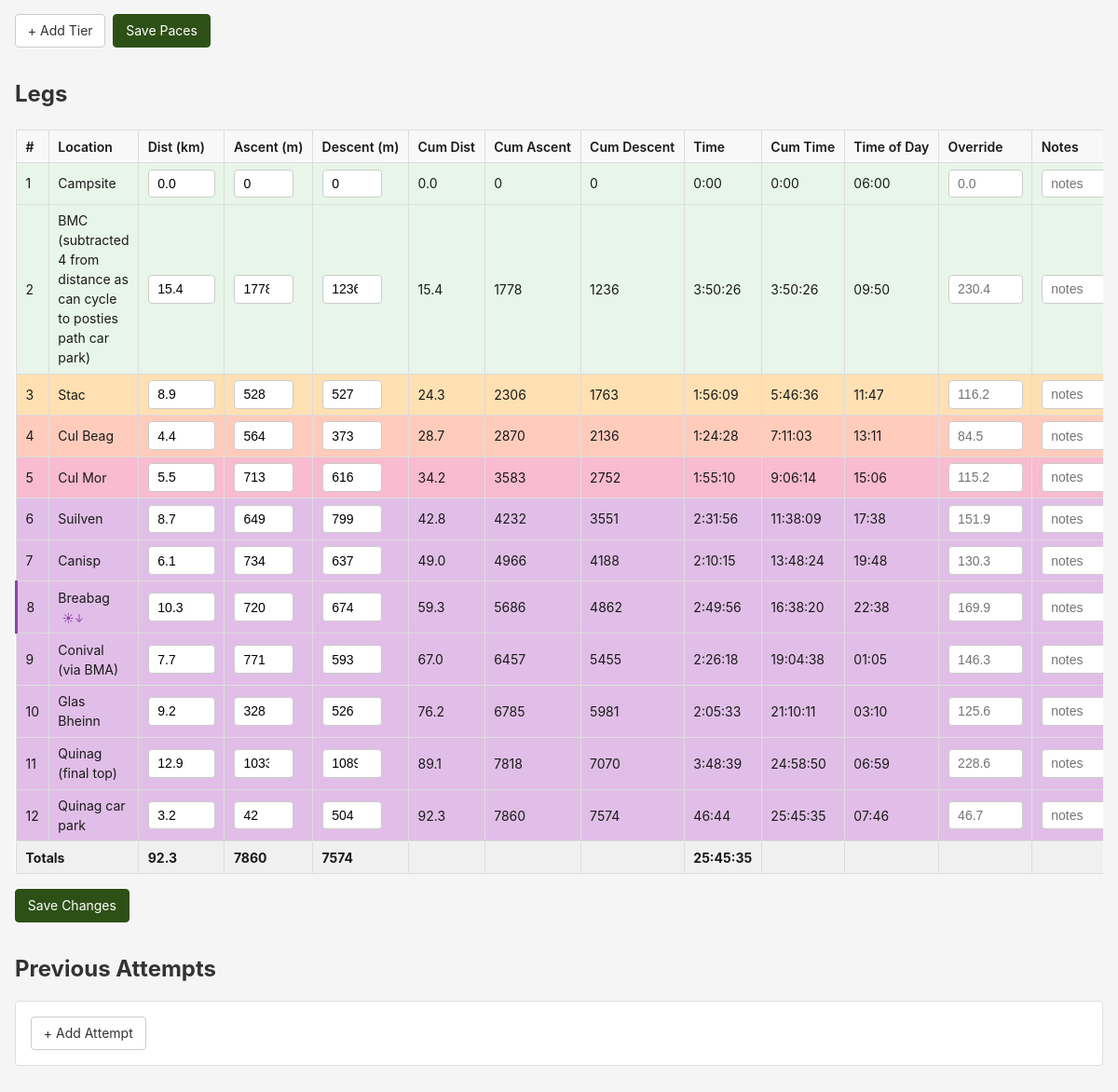
The page /bigruns/7 (lower part) on the database as committed earlier.
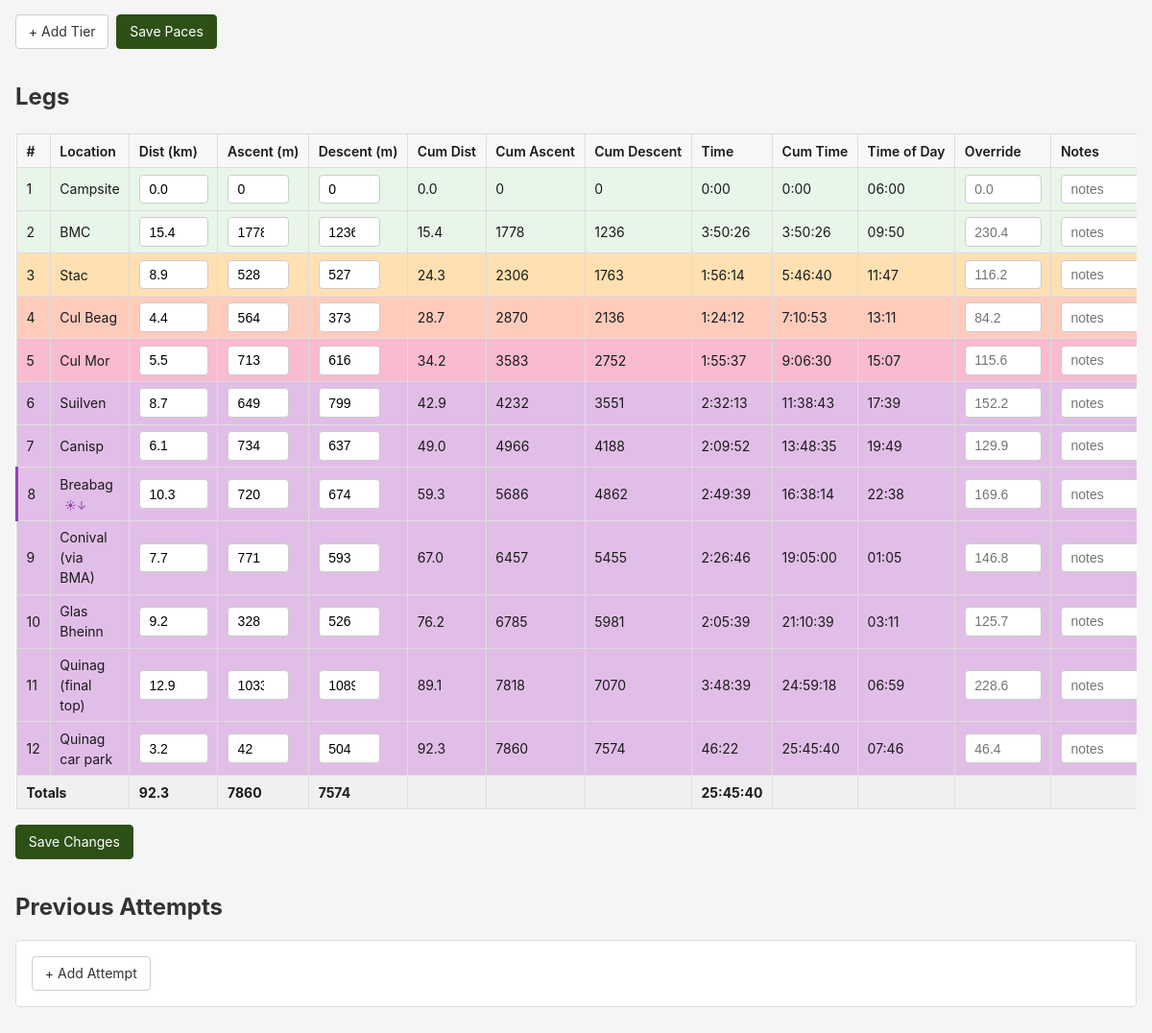
The same page on the database as committed later.
### walks/models.py (models this page shows)
class Leg(db.Model):
    __tablename__ = 'legs'
    id = db.Column(db.Integer, primary_key=True)
    route_id = db.Column(db.Integer, db.ForeignKey('routes.id', ondelete='CASCADE'), nullable=False)
    leg_num = db.Column(db.Integer, nullable=False)
    location = db.Column(db.Text, nullable=False)
    distance_km = db.Column(db.Float, nullable=False, default=0)
    ascent_m = db.Column(db.Float, nullable=False, default=0)
    descent_m = db.Column(db.Float, nullable=False, default=0)
    notes = db.Column(db.Text, default='')

### walks/routes.py (the view, shortened to what this page needs)
@bp.route('/<int:route_id>')
def route_detail(route_id: int) -> str | WerkzeugResponse:
    route = db.session.get(Route, route_id)
    if not route:
        flash('Route not found.', 'error')
        return redirect(url_for('walks.route_list'))
    legs = Leg.query.filter_by(route_id=route_id).order_by(Leg.leg_num).all()
    pace_tiers = (
        PaceTier.query
        .filter_by(route_id=route_id)
        .order_by(
            db.case((PaceTier.up_to_minutes.is_(None), 1), else_=0),
            PaceTier.up_to_minutes,
        )
        .all()
    )
    overrides_rows = (
        TimeOverride.query
        .filter_by(route_id=route_id)
        .all()
    )
    overrides = {r.leg_id: r.override_minutes for r in overrides_rows}
    legs_data = [
        {
            'id': l.id, 'route_id': l.route_id, 'leg_num': l.leg_num,
            'location': l.location, 'distance_km': l.distance_km,
            'ascent_m': l.ascent_m, 'descent_m': l.descent_m, 'notes': l.notes,
        }
        for l in legs
    ]
    tiers_data = [
        {
            'id': t.id, 'route_id': t.route_id, 'up_to_minutes': t.up_to_minutes,
            'flat_pace_min_per_km': t.flat_pace_min_per_km,
            'ascent_pace_min_per_125m': t.ascent_pace_min_per_125m,
            'descent_pace_min_per_375m': t.descent_pace_min_per_375m,
        }
        for t in pace_tiers
    ]
    start_time_minutes = None
    if route.start_time:
        parts = route.start_time.split(':')
        if len(parts) == 2:
            start_time_minutes = int(parts[0]) * 60 + int(parts[1])
    calculated = calculate_leg_times(legs_data, tiers_data, overrides, start_time_minutes)
    totals = {
        'distance_km': sum(l['distance_km'] for l in calculated),
        'ascent_m': sum(l['ascent_m'] for l in calculated),
        'descent_m': sum(l['descent_m'] for l in calculated),
        'time': sum(l['time'] for l in calculated),
    }
    solar: SolarResult | None = None
    solar_events: SolarEventsDict = {'sunrise_leg': None, 'sunset_leg': None}
    if route.start_date and route.latitude and route.longitude:
        solar = solar_times(route.latitude, route.longitude, route.start_date)
        if solar and start_time_minutes is not None:
            solar_events = find_solar_events(calculated, start_time_minutes, solar)
    attempts = (
        Attempt.query
        .filter_by(route_id=route_id)
        .order_by(Attempt.date.desc())
        .all()
    )
    attempts_data = []
    attempts_json = json.dumps(attempts_data, default=str)
    calculated_json = json.dumps(calculated, default=str)
    return render_template('walks/detail.html',
                           route=route,
                           legs=calculated,
                           pace_tiers=tiers_data,
                           totals=totals,
                           solar=solar,
                           solar_events=solar_events,
                           attempts=attempts_data,
                           attempts_json=attempts_json,
                           calculated_json=calculated_json,
                           format_time=format_time,
                           format_time_of_day=format_time_of_day,
                           format_diff=format_diff)

### walks/calc.py (called while the page is built)
def get_tier_for_time(
    pace_tiers: list[TierDict], cumulative_minutes: float
) -> tuple[int, TierDict | None]:
    for i, tier in enumerate(pace_tiers):
        if tier['up_to_minutes'] is None or cumulative_minutes < tier['up_to_minutes']:
            return i, tier
    return (len(pace_tiers) - 1, pace_tiers[-1]) if pace_tiers else (0, None)

def format_time(minutes: float | None) -> str:
    if minutes is None:
        return ''
    total_seconds = int(round(minutes * 60))
    hours = total_seconds // 3600
    mins = (total_seconds % 3600) // 60
    secs = total_seconds % 60
    if hours > 0:
        return f'{hours}:{mins:02d}:{secs:02d}'
    return f'{mins}:{secs:02d}'

def format_time_of_day(minutes: float | None) -> str:
    if minutes is None:
        return ''
    total_min = int(round(minutes))
    h = (total_min // 60) % 24
    m = total_min % 60
    return f'{h:02d}:{m:02d}'

### walks/solar.py (called while the page is built)
def _is_bst(date: datetime) -> bool:
    year = date.year
    march_last = datetime(year, 3, 31)
    bst_start = march_last - timedelta(days=march_last.weekday() + 1 % 7)
    if march_last.weekday() == 6:
        bst_start = march_last
    else:
        bst_start = march_last - timedelta(days=(march_last.weekday() + 1) % 7)
    oct_last = datetime(year, 10, 31)
    if oct_last.weekday() == 6:
        bst_end = oct_last
    else:
        bst_end = oct_last - timedelta(days=(oct_last.weekday() + 1) % 7)
    return bst_start <= date < bst_end

def _hours_to_hhmm(hours: float) -> str:
    h = int(hours)
    m = int(round((hours - h) * 60))
    if m == 60:
        h += 1
        m = 0
    return f'{h:02d}:{m:02d}'

### walks/templates/walks/detail.html (shortened to what this page needs)
{% extends "base.html" %}
{% block content %}
<section class="section">
    <form method="POST" action="{{ url_for('walks.save_paces', route_id=route.id) }}">
        <div class="form-actions">
            <button type="button" class="btn" onclick="addPaceTier()">+ Add Tier</button>
            <button type="submit" class="btn btn-primary">Save Paces</button>
        </div>
    </form>
</section>
<section class="section">
    <h2>Legs</h2>
    <form method="POST" action="{{ url_for('walks.save_legs', route_id=route.id) }}">
    <div class="table-scroll">
    <table class="legs-table">
        <thead>
            <tr>
                <th>#</th>
                <th>Location</th>
                <th>Dist (km)</th>
                <th>Ascent (m)</th>
                <th>Descent (m)</th>
                <th>Cum Dist</th>
                <th>Cum Ascent</th>
                <th>Cum Descent</th>
                <th>Time</th>
                <th>Cum Time</th>
                {% if route.start_time %}<th>Time of Day</th>{% endif %}
                <th>Override</th>
                <th>Notes</th>
            </tr>
        </thead>
        <tbody>
            {% for leg in legs %}
            {% set is_sunrise = solar_events.sunrise_leg == leg.leg_num %}
            {% set is_sunset = solar_events.sunset_leg == leg.leg_num %}
            <tr class="pace-tier-{{ leg.tier_index }} {{ 'overridden' if leg.override is not none else '' }} {{ 'sunrise-leg' if is_sunrise else '' }} {{ 'sunset-leg' if is_sunset else '' }}">
                <td>{{ leg.leg_num }}</td>
                <td>
                    {{ leg.location }}
                    {% if is_sunset %}<span class="solar-badge sunset-badge" title="Sunset during this leg">☀↓</span>{% endif %}
                </td>
                <td><input type="number" step="0.1" name="distance_{{ leg.id }}" value="{{ '%.1f' | format(leg.distance_km) }}" class="stat-input"></td>
                <td><input type="number" step="1" name="ascent_{{ leg.id }}" value="{{ '%.0f' | format(leg.ascent_m) }}" class="stat-input stat-input-narrow"></td>
                <td><input type="number" step="1" name="descent_{{ leg.id }}" value="{{ '%.0f' | format(leg.descent_m) }}" class="stat-input stat-input-narrow"></td>
                <td>{{ '%.1f' | format(leg.cumulative_distance) }}</td>
                <td>{{ '%.0f' | format(leg.cumulative_ascent) }}</td>
                <td>{{ '%.0f' | format(leg.cumulative_descent) }}</td>
                <td>{{ format_time(leg.time) }}</td>
                <td>{{ format_time(leg.cumulative_time) }}</td>
                {% if route.start_time %}<td>{{ format_time_of_day(leg.time_of_day) }}</td>{% endif %}
                <td>
                    <input type="number" step="0.1" name="override_{{ leg.id }}"
                           value="{{ leg.override if leg.override is not none else '' }}"
                           placeholder="{{ '%.1f' | format(leg.calc_time) }}"
                           class="override-input">
                </td>
                <td><input type="text" name="notes_{{ leg.id }}" value="{{ leg.notes }}" class="notes-input-inline" placeholder="notes"></td>
            </tr>
            {% endfor %}
        </tbody>
        <tfoot>
            <tr class="totals-row">
                <td colspan="2"><strong>Totals</strong></td>
                <td><strong>{{ '%.1f' | format(totals.distance_km) }}</strong></td>
                <td><strong>{{ '%.0f' | format(totals.ascent_m) }}</strong></td>
                <td><strong>{{ '%.0f' | format(totals.descent_m) }}</strong></td>
                <td></td>
                <td></td>
                <td></td>
                <td><strong>{{ format_time(totals.time) }}</strong></td>
                <td></td>
                {% if route.start_time %}<td></td>{% endif %}
                <td></td>
                <td></td>
            </tr>
        </tfoot>
    </table>
    </div>
    <button type="submit" class="btn btn-primary" style="margin-top: 0.5rem;">Save Changes</button>
    </form>
</section>
<section class="section">
    <h2>Previous Attempts</h2>
    <details class="add-attempt">
        <summary class="btn">+ Add Attempt</summary>
    </details>
</section>
{% endblock %}

### templates/base.html (shortened to what this page needs)
<!DOCTYPE html>
<html lang="en">
<head>
    <link rel="stylesheet" href="{{ url_for('static', filename='style.css') }}">
</head>
<body>
    <main>
        {% block content %}{% endblock %}
    </main>
</body>
</html>

### static/style.css (style rules this page uses)
* { box-sizing: border-box; margin: 0; padding: 0; }
body { font-family: -apple-system, BlinkMacSystemFont, "Segoe UI", Roboto, sans-serif; line-height: 1.5; color: #1a1a1a; background: #f5f5f5; max-width: 1200px; margin: 0 auto; padding: 0 1rem; }
h2 { margin: 1.5rem 0 0.75rem; color: #333; }
.btn { display: inline-flex; align-items: center; justify-content: center; height: 2.25rem; padding: 0 0.8rem; border: 1px solid #ccc; border-radius: 4px; background: #fff; color: #333; text-decoration: none; font-size: 0.875rem; font-family: inherit; line-height: 1; cursor: pointer; }
.btn-primary { background: #2d5016; color: #fff; border-color: #2d5016; }
table { width: 100%; border-collapse: collapse; background: #fff; margin: 0.5rem 0; }
th { background: #f8f8f8; font-weight: 600; white-space: nowrap; }
.totals-row { background: #f0f0f0; font-weight: 600; }
input[type="text"], input[type="number"], input[type="date"], input[type="time"], textarea, select { padding: 0.4rem 0.6rem; border: 1px solid #ccc; border-radius: 4px; font-size: 0.875rem; width: 100%; }
input[type="number"] { width: 6rem; }
.form-actions { margin-top: 1rem; display: flex; gap: 0.5rem; }
.override-input { width: 5rem !important; }
.section { margin-bottom: 2rem; }
.add-attempt { margin-top: 1rem; background: #fff; border: 1px solid #ddd; border-radius: 4px; padding: 1rem; }
.add-attempt summary { cursor: pointer; }
.solar-badge { font-size: 0.75rem; margin-left: 0.3rem; vertical-align: middle; }
.sunset-badge { color: #8e44ad; }
.sunset-leg { border-left: 3px solid #8e44ad; }
.table-scroll { overflow-x: auto; }
.notes-input-inline { min-width: 14rem; font-size: 0.8rem; }
.stat-input { width: 4.5rem !important; }
.stat-input-narrow { width: 4rem !important; }

Rows that differ between the two databases and show on the page:
changed Leg: location "BMC (subtracted 4 from distance as can cycle to posties path car park)" → "BMC"
changed Leg "Stac": time "1:56:09" → "1:56:14"; cumulative_time "5:46:36" → "5:46:40"
changed Leg "Cul Beag": time "1:24:28" → "1:24:12"; cumulative_time "7:11:03" → "7:10:53"; calc_time "84.5" → "84.2"
changed Leg "Cul Mor": time "1:55:10" → "1:55:37"; cumulative_time "9:06:14" → "9:06:30"; time_of_day "15:06" → "15:07"; calc_time "115.2" → "115.6"
changed Leg "Suilven": cumulative_distance "42.8" → "42.9"; time "2:31:56" → "2:32:13"; cumulative_time "11:38:09" → "11:38:43"; time_of_day "17:38" → "17:39"; calc_time "151.9" → "152.2"
changed Leg "Canisp": time "2:10:15" → "2:09:52"; cumulative_time "13:48:24" → "13:48:35"; time_of_day "19:48" → "19:49"; calc_time "130.3" → "129.9"
changed Leg "Breabag": time "2:49:56" → "2:49:39"; cumulative_time "16:38:20" → "16:38:14"; calc_time "169.9" → "169.6"
changed Leg "Conival (via BMA)": time "2:26:18" → "2:26:46"; cumulative_time "19:04:38" → "19:05:00"; calc_time "146.3" → "146.8"
changed Leg "Glas Bheinn": time "2:05:33" → "2:05:39"; cumulative_time "21:10:11" → "21:10:39"; time_of_day "03:10" → "03:11"; calc_time "125.6" → "125.7"
computed for Leg "Quinag (final top)": cumulative_time "24:58:50" → "24:59:18"
changed Leg "Quinag car park": time "46:44" → "46:22"; cumulative_time "25:45:35" → "25:45:40"; calc_time "46.7" → "46.4"
Other text that changed with them:
text no longer shown: "25:45:35"
text now shown: "25:45:40"
